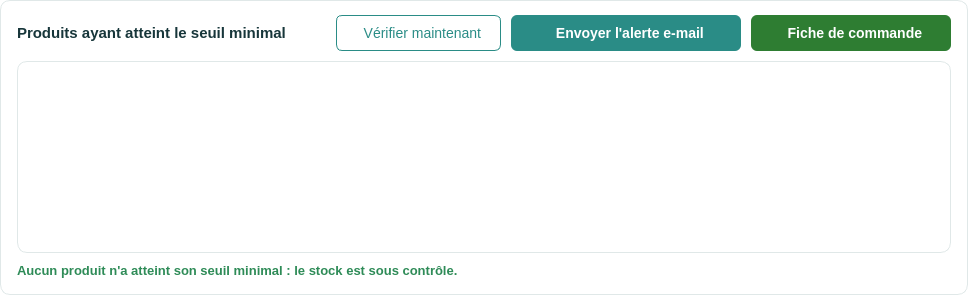
               <widget class="QFrame" name="frameSousSeuilStock">
                <property name="styleSheet">
                 <string>.QFrame { background-color:white; border:1px solid #E0E8E8; border-radius:10px; }</string>
                </property>
                <layout class="QVBoxLayout" name="layoutSuggestions">
                 <property name="spacing">
                  <number>10</number>
                 </property>
                 <property name="leftMargin">
                  <number>16</number>
                 </property>
                 <property name="topMargin">
                  <number>14</number>
                 </property>
                 <property name="rightMargin">
                  <number>16</number>
                 </property>
                 <property name="bottomMargin">
                  <number>16</number>
                 </property>
                 <item>
                  <layout class="QHBoxLayout" name="layout_enteteSuggestions">
                   <property name="spacing">
                    <number>10</number>
                   </property>
                   <property name="leftMargin">
                    <number>0</number>
                   </property>
                   <property name="topMargin">
                    <number>0</number>
                   </property>
                   <property name="rightMargin">
                    <number>0</number>
                   </property>
                   <property name="bottomMargin">
                    <number>0</number>
                   </property>
                   <item>
                    <widget class="QLabel" name="lblSuggTitreStock">
                     <property name="styleSheet">
                      <string>color:#17363A; font-size:15px; font-weight:bold;</string>
                     </property>
                     <property name="text">
                      <string>Produits ayant atteint le seuil minimal</string>
                     </property>
                    </widget>
                   </item>
                   <item>
                    <spacer name="espaceSugg">
                     <property name="orientation">
                      <enum>Qt::Orientation::Horizontal</enum>
                     </property>
                     <property name="sizeHint" stdset="0">
                      <size>
                       <width>40</width>
                       <height>20</height>
                      </size>
                     </property>
                    </spacer>
                   </item>
                   <item>
                    <widget class="QPushButton" name="btnVerifierStock">
                     <property name="minimumSize">
                      <size>
                       <width>165</width>
                       <height>36</height>
                      </size>
                     </property>
                     <property name="maximumSize">
                      <size>
                       <width>165</width>
                       <height>36</height>
                      </size>
                     </property>
                     <property name="cursor">
                      <cursorShape>PointingHandCursor</cursorShape>
                     </property>
                     <property name="styleSheet">
                      <string>QPushButton { background:white; color:#2A8C86; border:1px solid #2A8C86; border-radius:6px; font-size:14px; }
QPushButton:hover { background-color:#E6F2F1; }
QPushButton:disabled { color:#A9B8B8; border:1px solid #D5E0E0; background:#F4F7F7; }</string>
                     </property>
                     <property name="text">
                      <string>  Vérifier maintenant</string>
                     </property>
                     <property name="icon">
                      <iconset resource="ressources.qrc">
                       <normaloff>:/icones/refresh_teal.png</normaloff>:/icones/refresh_teal.png</iconset>
                     </property>
                     <property name="iconSize">
                      <size>
                       <width>16</width>
                       <height>16</height>
                      </size>
                     </property>
                    </widget>
                   </item>
                   <item>
                    <widget class="QPushButton" name="btnEnvoyerAlerteStock">
                     <property name="minimumSize">
                      <size>
                       <width>230</width>
                       <height>36</height>
                      </size>
                     </property>
                     <property name="maximumSize">
                      <size>
                       <width>230</width>
                       <height>36</height>
                      </size>
                     </property>
                     <property name="cursor">
                      <cursorShape>PointingHandCursor</cursorShape>
                     </property>
                     <property name="styleSheet">
                      <string>QPushButton { background-color:#2A8C86; color:white; border:none; border-radius:6px; font-size:14px; font-weight:bold; }
QPushButton:hover { background-color:#237872; }
QPushButton:disabled { background-color:#B7D3D1; color:white; }</string>
                     </property>
                     <property name="text">
                      <string>  Envoyer l'alerte e-mail</string>
                     </property>
                     <property name="icon">
                      <iconset resource="ressources.qrc">
                       <normaloff>:/icones/mail_white.png</normaloff>:/icones/mail_white.png</iconset>
                     </property>
                     <property name="iconSize">
                      <size>
                       <width>18</width>
                       <height>18</height>
                      </size>
                     </property>
                    </widget>
                   </item>
                   <item>
                    <widget class="QPushButton" name="btnExcelSuggestionsStock">
                     <property name="minimumSize">
                      <size>
                       <width>200</width>
                       <height>36</height>
                      </size>
                     </property>
                     <property name="maximumSize">
                      <size>
                       <width>200</width>
                       <height>36</height>
                      </size>
                     </property>
                     <property name="cursor">
                      <cursorShape>PointingHandCursor</cursorShape>
                     </property>
                     <property name="toolTip">
                      <string>Générer la fiche de commande de réapprovisionnement (Excel)</string>
                     </property>
                     <property name="styleSheet">
                      <string>QPushButton { background-color:#2E7D32; color:white; border:none; border-radius:6px; font-size:14px; font-weight:bold; }
QPushButton:hover { background-color:#256628; }</string>
                     </property>
                     <property name="text">
                      <string>  Fiche de commande</string>
                     </property>
                     <property name="icon">
                      <iconset resource="ressources.qrc">
                       <normaloff>:/icones/download_white.png</normaloff>:/icones/download_white.png</iconset>
                     </property>
                     <property name="iconSize">
                      <size>
                       <width>18</width>
                       <height>18</height>
                      </size>
                     </property>
                    </widget>
                   </item>
                  </layout>
                 </item>
                 <item>
                  <widget class="QTableWidget" name="tableSousSeuilStock">
                   <property name="styleSheet">
                    <string>QTableWidget { background:white; border:1px solid #E0E8E8; border-radius:10px;
  gridline-color:#EEF2F2; font-size:12px; color:#1E3A3A; }
QHeaderView::section { background:#F7FAFA; color:#1E3A3A; font-weight:bold; font-size:12px;
  border:none; border-bottom:1px solid #E0E8E8; padding-left:8px; }
QTableWidget::item { padding-left:8px; }
QTableWidget::item:selected { background:#E6F2F1; color:#1E3A3A; }
QTableWidget::indicator { width:16px; height:16px; }</string>
                   </property>
                  </widget>
                 </item>
                 <item>
                  <widget class="QLabel" name="lblAucunSousSeuilStock">
                   <property name="styleSheet">
                    <string>color:#2E8B57; font-size:13px; font-weight:bold;</string>
                   </property>
                   <property name="text">
                    <string>Aucun produit n'a atteint son seuil minimal : le stock est sous contrôle.</string>
                   </property>
                  </widget>
                 </item>
                </layout>
               </widget>
